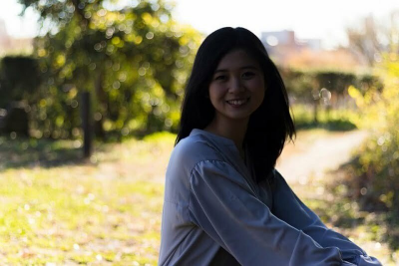
#> input picture Week5_HW_1140320/HW1/Images/hw1.png, 399 x 266 px, found by its file name
$ python 'Contrast Enhancement.py'
#> lines starting #> are read from the running program, lines starting #| are printed output that depends on the picture
import cv2
import numpy as np
import matplotlib.pyplot as plt

image = cv2.imread('images/hw1.png')
#> image is the input picture: shape (266, 399, 3); mean B, G, R 103.3, 131.3, 137.2

scalingFactor = 1/255.0

# # Convert unsigned int to float
# image = np.float32(image)
# #Scale the values so that they lie between [0,1]
# image = image * scalingFactor

# #Convert back to unsigned int
# image = image * (1.0/scalingFactor)
# image = np.uint8(image)

contrastPercentage = 30

#Clip the values to [0, 255] and change it back to uint8 for display
contrastImage = image * (1 + contrastPercentage/100)
clippedContrastImage = np.clip(contrastImage, 0, 255)
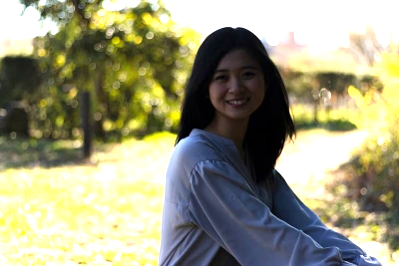
#> clippedContrastImage: shape (266, 399, 3) float64; mean B, G, R 127.5, 155.7, 156.8
contrastHighClippedUint8 = np.uint8(clippedContrastImage)

#Convert range to [0, 1] and keep it in float format
contrastHighNormalized = (image * (1 + contrastPercentage/100))/255
contrastHighNormalied01Clipped = np.clip(contrastHighNormalized, 0, 1)

plt.figure(figsize=[10,5])
plt.subplot(131);plt.imshow(image[...,::-1]);plt.title("Original Image");
plt.subplot(132);plt.imshow(contrastHighClippedUint8[...,::-1]);plt.title("Converted back to uint8");
plt.subplot(133);plt.imshow(contrastHighNormalied01Clipped[...,::-1]);plt.title("Normalized float to [0,1]");
plt.savefig('contrast_comparison.png', bbox_inches='tight', dpi=300)
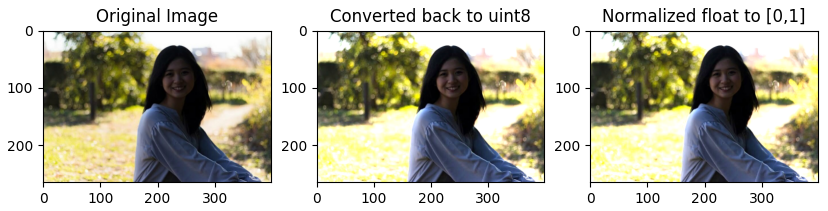
#> figure drawn by matplotlib, 3 panels
plt.show()
